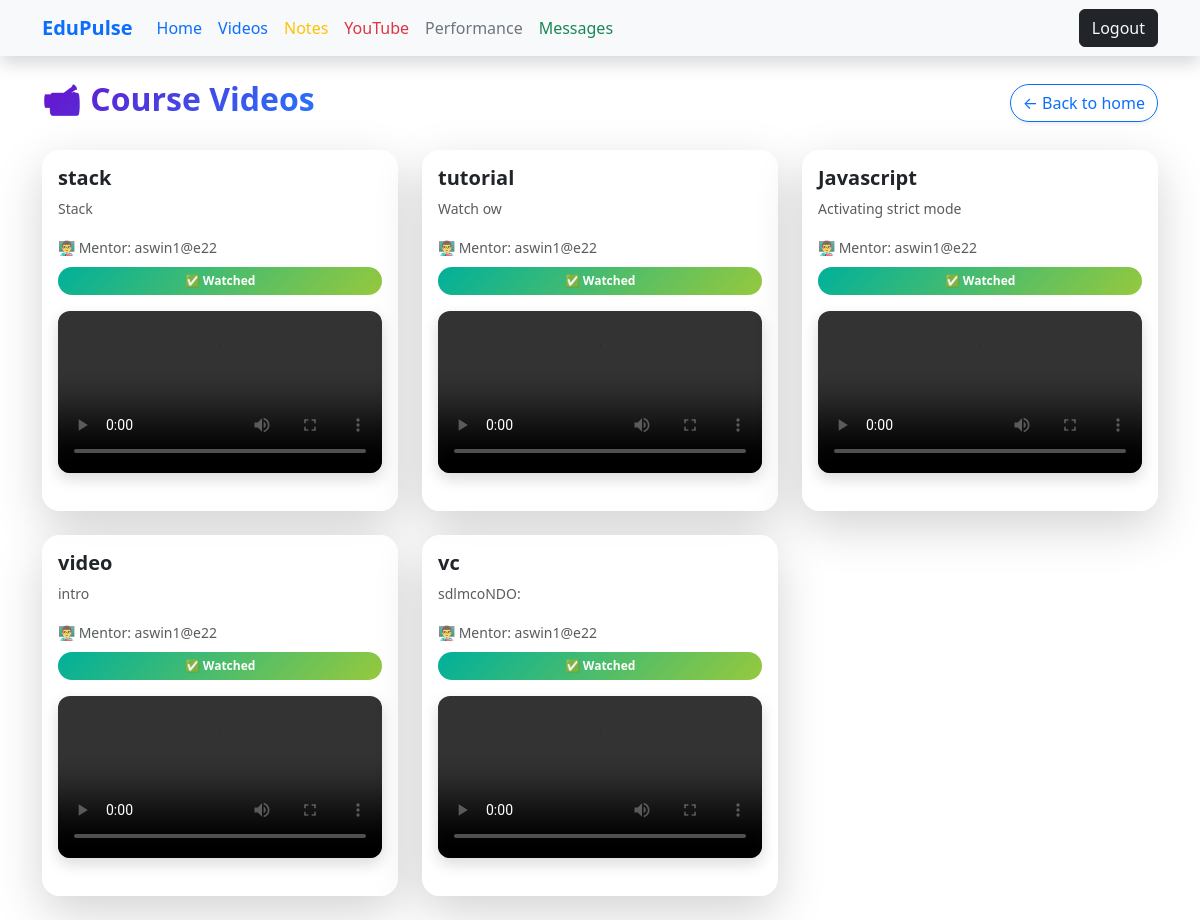
Page /courses/student/videos/ (signed in) on the committed database.
### courses/models.py (models this page shows)
class Video(models.Model):
    mentor = models.ForeignKey(User, on_delete=models.CASCADE, limit_choices_to={'role': 'mentor'})
    title = models.CharField(max_length=100)
    video_file = models.FileField(upload_to='videos/')
    caption = models.TextField()
    course = models.CharField(max_length=50)

### accounts/models.py (models this page shows)
class User(AbstractUser):
    ROLE_CHOICES = (
        ('superadmin', 'Super Admin'),
        ('admin', 'Admin'),
        ('mentor', 'Mentor'),
        ('student', 'Student'),
    )
    role = models.CharField(max_length=20, choices=ROLE_CHOICES)
    course = models.CharField(max_length=50, blank=True, null=True)  # for students & mentors

### courses/views.py (the view)
# urls.py: path('student/videos/', views.student_videos, name='student_videos'),
@login_required
def student_videos(request):
    if request.user.role != "student":
        return redirect("dashboard")
    videos = Video.objects.filter(course=request.user.course)
    if request.method == "POST":
        video_id = request.POST.get("video_id")
        video = get_object_or_404(Video, id=video_id)
        VideoWatch.objects.get_or_create(student=request.user, video=video)
        messages.success(request, 'Video marked as watched!')
    watched_videos = VideoWatch.objects.filter(student=request.user).values_list('video_id', flat=True)
    return render(request, "courses/student_videos.html", {
        "videos": videos,
        "watched_videos": watched_videos
    })

### templates/courses/student_videos.html (shortened to what this page needs)
{% extends "base.html" %}
{% block content %}
<div class="d-flex justify-content-between align-items-center mb-4">
  <h2 class="fw-bold text-gradient">📹 Course Videos</h2>
  <a href="{% url 'dashboard' %}" class="btn btn-outline-primary rounded-pill shadow-sm">
    ← Back to home
  </a>
</div>
{% if videos %}
  <div class="row">
    {% for video in videos %}
      <div class="col-md-6 col-lg-4 mb-4">
        <div class="card video-card shadow-lg border-0 h-100">
          <div class="card-body d-flex flex-column">
            <h5 class="card-title fw-bold">{{ video.title }}</h5>
            <p class="card-text text-muted small">{{ video.caption|default:"No caption available." }}</p>
            <p class="card-text mb-2"><small class="text-muted">👨‍🏫 Mentor: {{ video.mentor.username }}</small></p>
            {% if video.id in watched_videos %}
              <span class="badge bg-gradient-success mb-3 px-3 py-2">✅ Watched</span>
            {% else %}
              <span class="badge bg-gradient-warning mb-3 px-3 py-2">⏳ Not Watched</span>
            {% endif %}
            <div class="video-container mb-3">
              <video controls>
                <source src="{{ video.video_file.url }}" type="video/mp4">
              </video>
            </div>
          </div>
        </div>
      </div>
    {% endfor %}
  </div>
{% else %}
  <div class="text-center py-5">
    <h4 class="text-muted">📭 No videos available for your course yet.</h4>
    <p class="text-secondary">Check back later or contact your mentor for updates.</p>
  </div>
{% endif %}
{% endblock %}

### templates/courses/student_videos.html (style rules this page uses)
.text-gradient { background: linear-gradient(135deg, #6a11cb, #2575fc); -webkit-background-clip: text; -webkit-text-fill-color: transparent; }
.video-card { border-radius: 18px; background: rgba(255, 255, 255, 0.95); transition: all 0.3s ease; }
.video-container video { width: 100%; border-radius: 12px; box-shadow: 0 6px 15px rgba(0,0,0,0.15); }
.bg-gradient-success { background: linear-gradient(135deg, #00b09b, #96c93d); color: #fff; font-weight: 600; border-radius: 30px; }

### rows in the picture
Video: title "stack", caption "Stack", mentor.username "aswin1@e22", shows "✅ Watched"
Video: title "tutorial", caption "Watch ow", mentor.username "aswin1@e22", shows "✅ Watched"
Video: title "Javascript", caption "Activating strict mode", mentor.username "aswin1@e22", shows "✅ Watched"
Video: title "video", caption "intro", mentor.username "aswin1@e22", shows "✅ Watched"
Video: title "vc", caption "sdlmcoNDO:", mentor.username "aswin1@e22", shows "✅ Watched"
